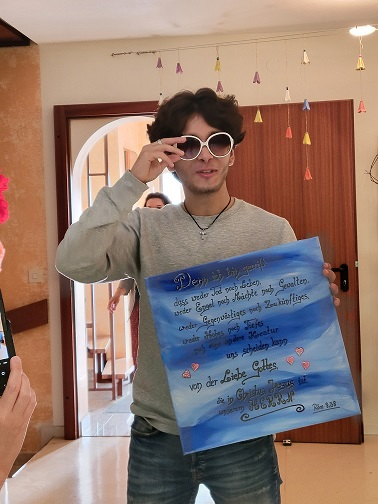
#> input picture images/axx.jpg, 378 x 504 px
$ python 5_add_text.py
#> lines starting #> are read from the running program, lines starting #| are printed output that depends on the picture; after the words box and inside, x2 and y2 are one past the last pixel; in counts of white or black regions, pixels touching at a corner belong together
import cv2

img = cv2.imread("images/axx.jpg")
#> img is the input picture: shape (504, 378, 3); mean B, G, R 111.7, 120.8, 144

cv2.putText(
    img,
    "OpenCV Project",
    (50, 50),
    cv2.FONT_HERSHEY_SIMPLEX,
    1,
    (0, 255, 0),
    2
)
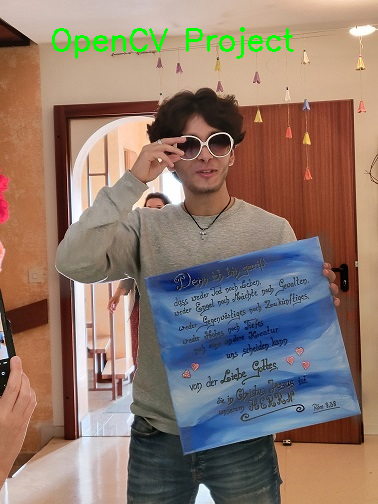
#> img: shape (504, 378, 3); 0.89% of pixels changed, all inside (x1, y1, x2, y2) = (52, 27, 294, 59)

cv2.imshow("Image with Text", img)
cv2.imwrite("images/axx_gray.jpg", img)

cv2.waitKey(0)
cv2.destroyAllWindows()
